Frame 1 (no input): blank canvas, image omitted
Frame 60 (the mouse pressed at the canvas centre just before this capture): blank canvas, image omitted
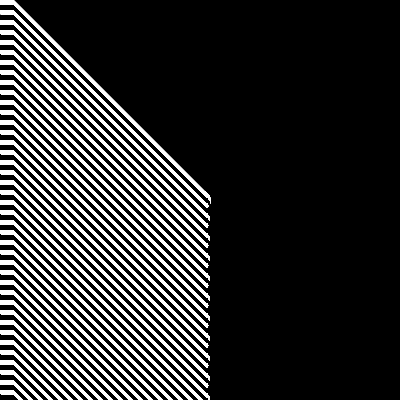
Frame 120 (the mouse held since frame 60 and released just before this capture)

The Processing sketch whose frames 1 and 60 were blank and that drew this single picture after the mouse press (run headless with seeded random() and noise(); from frame 60 on, the mouse is pressed at the canvas centre):

// Processing sketch: processing_50352
// ── processing_50352.pde

// line moire vertical

void setup() {
  background(0);
  size(400,400);
}

void draw() {
  if(mousePressed) {
     stroke(255);
     strokeWeight(20);
     line(pmouseX,pmouseY, mouseX, mouseY);
  }
}

void mousePressed() {
  background(0);
}

void mouseReleased() {

    melt();
  }

void melt() {
  int loc;
  color black = color(0);
  color white = color(255);
  color c = color(0);

  
for(int y = 0; y< height; y++) {
    for(int x = 0; x<width; x++) {
      if (get(x,y) == white) {
        set(x,y+20, white);
        set(x,y+5, black);
      }
    }
  }
}
